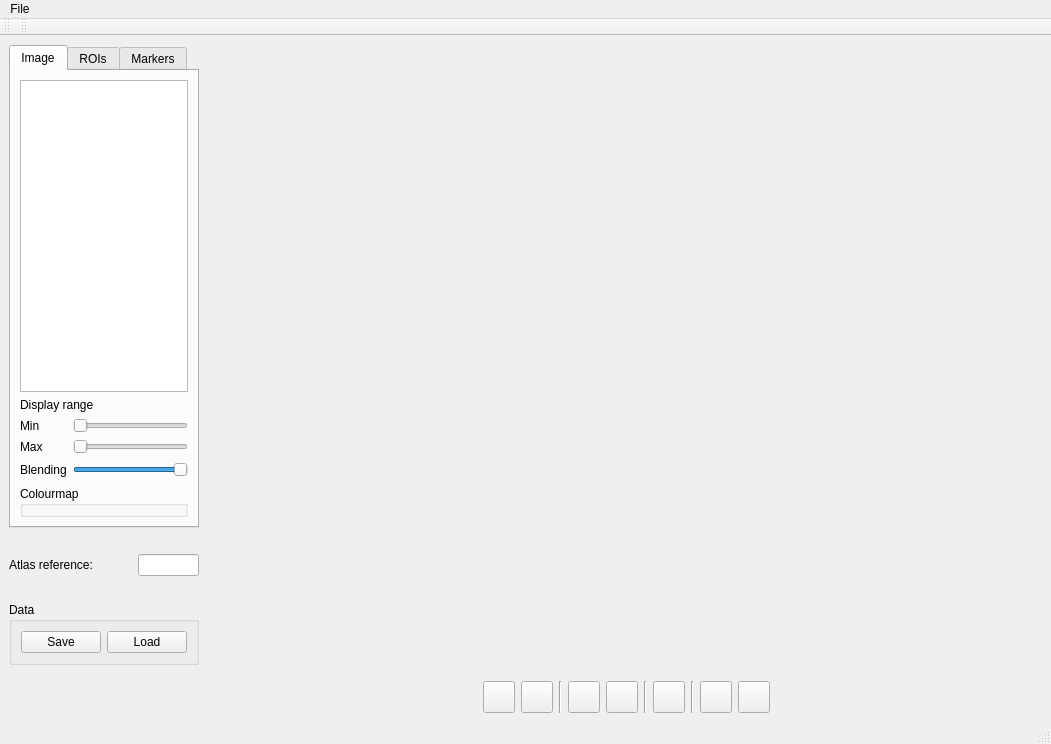
<?xml version="1.0" encoding="UTF-8"?>
<ui version="4.0">
 <class>MainWindow</class>
 <widget class="QMainWindow" name="MainWindow">
  <property name="windowModality">
   <enum>Qt::NonModal</enum>
  </property>
  <property name="geometry">
   <rect>
    <x>0</x>
    <y>0</y>
    <width>1051</width>
    <height>744</height>
   </rect>
  </property>
  <property name="windowTitle">
   <string>ROI Manager</string>
  </property>
  <property name="windowIcon">
   <iconset resource="resources.qrc">
    <normaloff>:/roimanager.svg</normaloff>:/roimanager.svg</iconset>
  </property>
  <widget class="QWidget" name="centralwidget">
   <property name="sizePolicy">
    <sizepolicy hsizetype="MinimumExpanding" vsizetype="MinimumExpanding">
     <horstretch>0</horstretch>
     <verstretch>0</verstretch>
    </sizepolicy>
   </property>
   <property name="minimumSize">
    <size>
     <width>1050</width>
     <height>640</height>
    </size>
   </property>
   <layout class="QGridLayout" name="gridLayout_8">
    <item row="0" column="0">
     <layout class="QGridLayout" name="gridLayout_7" columnstretch="1,5">
      <item row="0" column="0">
       <layout class="QVBoxLayout" name="verticalLayout_2" stretch="10,1,1,1,1,1">
        <item>
         <widget class="QTabWidget" name="tabWidget">
          <property name="currentIndex">
           <number>0</number>
          </property>
          <widget class="QWidget" name="tabImage">
           <property name="font">
            <font>
             <weight>50</weight>
             <bold>false</bold>
            </font>
           </property>
           <attribute name="title">
            <string>Image</string>
           </attribute>
           <layout class="QGridLayout" name="gridLayout_2" rowminimumheight="1,1,1,1,20,1">
            <item row="0" column="0" colspan="2">
             <widget class="QListWidget" name="listChan"/>
            </item>
            <item row="1" column="0" colspan="2">
             <widget class="QLabel" name="label">
              <property name="font">
               <font>
                <weight>50</weight>
                <bold>false</bold>
               </font>
              </property>
              <property name="text">
               <string>Display range</string>
              </property>
             </widget>
            </item>
            <item row="2" column="0">
             <widget class="QLabel" name="labelMin">
              <property name="text">
               <string>Min</string>
              </property>
             </widget>
            </item>
            <item row="2" column="1">
             <widget class="QSlider" name="sliderMin">
              <property name="toolTip">
               <string>Minimum display value</string>
              </property>
              <property name="orientation">
               <enum>Qt::Horizontal</enum>
              </property>
             </widget>
            </item>
            <item row="3" column="0">
             <widget class="QLabel" name="labelMax">
              <property name="text">
               <string>Max</string>
              </property>
             </widget>
            </item>
            <item row="3" column="1">
             <widget class="QSlider" name="sliderMax">
              <property name="toolTip">
               <string>Maximum display value</string>
              </property>
              <property name="orientation">
               <enum>Qt::Horizontal</enum>
              </property>
             </widget>
            </item>
            <item row="5" column="0" colspan="2">
             <widget class="QGroupBox" name="groupBoxCm">
              <property name="title">
               <string>Colourmap</string>
              </property>
             </widget>
            </item>
            <item row="4" column="0">
             <widget class="QLabel" name="label_3">
              <property name="text">
               <string>Blending</string>
              </property>
             </widget>
            </item>
            <item row="4" column="1">
             <widget class="QSlider" name="sliderBlending">
              <property name="maximum">
               <number>20</number>
              </property>
              <property name="singleStep">
               <number>1</number>
              </property>
              <property name="pageStep">
               <number>2</number>
              </property>
              <property name="value">
               <number>20</number>
              </property>
              <property name="orientation">
               <enum>Qt::Horizontal</enum>
              </property>
             </widget>
            </item>
           </layout>
          </widget>
          <widget class="QWidget" name="tabRoi">
           <attribute name="title">
            <string>ROIs</string>
           </attribute>
           <layout class="QGridLayout" name="gridLayout_3">
            <item row="0" column="0">
             <layout class="QGridLayout" name="gridLayout">
              <item row="1" column="1">
               <widget class="QPushButton" name="buttonRemoveRoi">
                <property name="text">
                 <string>Remove</string>
                </property>
               </widget>
              </item>
              <item row="0" column="0" colspan="2">
               <widget class="QListView" name="listRoi">
                <property name="sizePolicy">
                 <sizepolicy hsizetype="Preferred" vsizetype="Preferred">
                  <horstretch>0</horstretch>
                  <verstretch>0</verstretch>
                 </sizepolicy>
                </property>
               </widget>
              </item>
             </layout>
            </item>
           </layout>
          </widget>
          <widget class="QWidget" name="tabMarkers">
           <attribute name="title">
            <string>Markers</string>
           </attribute>
           <layout class="QGridLayout" name="gridLayout_5">
            <item row="0" column="0">
             <layout class="QGridLayout" name="gridLayout_4">
              <item row="0" column="0">
               <widget class="QListWidget" name="listWidget"/>
              </item>
              <item row="1" column="0">
               <widget class="QPushButton" name="pushButton">
                <property name="text">
                 <string>New marker set</string>
                </property>
               </widget>
              </item>
             </layout>
            </item>
           </layout>
          </widget>
         </widget>
        </item>
        <item>
         <spacer name="verticalSpacer">
          <property name="orientation">
           <enum>Qt::Vertical</enum>
          </property>
          <property name="sizeType">
           <enum>QSizePolicy::Fixed</enum>
          </property>
          <property name="sizeHint" stdset="0">
           <size>
            <width>20</width>
            <height>20</height>
           </size>
          </property>
         </spacer>
        </item>
        <item>
         <layout class="QHBoxLayout" name="horizontalLayout_3" stretch="2,1">
          <item>
           <widget class="QLabel" name="label_2">
            <property name="text">
             <string>Atlas reference:</string>
            </property>
            <property name="textInteractionFlags">
             <set>Qt::LinksAccessibleByMouse</set>
            </property>
           </widget>
          </item>
          <item>
           <widget class="QLineEdit" name="lineeditAtlasRef">
            <property name="toolTip">
             <string>Atlas reference number</string>
            </property>
            <property name="maxLength">
             <number>10</number>
            </property>
            <property name="alignment">
             <set>Qt::AlignRight|Qt::AlignTrailing|Qt::AlignVCenter</set>
            </property>
           </widget>
          </item>
         </layout>
        </item>
        <item>
         <spacer name="verticalSpacer_2">
          <property name="orientation">
           <enum>Qt::Vertical</enum>
          </property>
          <property name="sizeType">
           <enum>QSizePolicy::Fixed</enum>
          </property>
          <property name="sizeHint" stdset="0">
           <size>
            <width>20</width>
            <height>20</height>
           </size>
          </property>
         </spacer>
        </item>
        <item>
         <widget class="QGroupBox" name="groupBoxData">
          <property name="title">
           <string>Data</string>
          </property>
          <layout class="QHBoxLayout" name="horizontalLayout_2">
           <item>
            <widget class="QPushButton" name="buttonSaveData">
             <property name="maximumSize">
              <size>
               <width>80</width>
               <height>16777215</height>
              </size>
             </property>
             <property name="toolTip">
              <string>Save data set</string>
             </property>
             <property name="text">
              <string>Save</string>
             </property>
            </widget>
           </item>
           <item>
            <widget class="QPushButton" name="buttonLoadData">
             <property name="maximumSize">
              <size>
               <width>80</width>
               <height>16777215</height>
              </size>
             </property>
             <property name="toolTip">
              <string>Load data set</string>
             </property>
             <property name="text">
              <string>Load</string>
             </property>
            </widget>
           </item>
          </layout>
         </widget>
        </item>
        <item>
         <spacer name="verticalSpacer_3">
          <property name="orientation">
           <enum>Qt::Vertical</enum>
          </property>
          <property name="sizeHint" stdset="0">
           <size>
            <width>20</width>
            <height>40</height>
           </size>
          </property>
         </spacer>
        </item>
       </layout>
      </item>
      <item row="0" column="1">
       <layout class="QGridLayout" name="gridLayout_6">
        <item row="1" column="1">
         <spacer name="horizontalSpacer_3">
          <property name="orientation">
           <enum>Qt::Horizontal</enum>
          </property>
          <property name="sizeHint" stdset="0">
           <size>
            <width>40</width>
            <height>20</height>
           </size>
          </property>
         </spacer>
        </item>
        <item row="1" column="2">
         <widget class="QPushButton" name="buttonHome">
          <property name="sizePolicy">
           <sizepolicy hsizetype="Fixed" vsizetype="Fixed">
            <horstretch>0</horstretch>
            <verstretch>0</verstretch>
           </sizepolicy>
          </property>
          <property name="minimumSize">
           <size>
            <width>0</width>
            <height>32</height>
           </size>
          </property>
          <property name="maximumSize">
           <size>
            <width>32</width>
            <height>32</height>
           </size>
          </property>
          <property name="toolTip">
           <string>Reset view</string>
          </property>
          <property name="icon">
           <iconset resource="resources.qrc">
            <normaloff>:/home.svg</normaloff>:/home.svg</iconset>
          </property>
          <property name="iconSize">
           <size>
            <width>20</width>
            <height>20</height>
           </size>
          </property>
         </widget>
        </item>
        <item row="1" column="3">
         <widget class="QPushButton" name="buttonZoom">
          <property name="sizePolicy">
           <sizepolicy hsizetype="Fixed" vsizetype="Fixed">
            <horstretch>0</horstretch>
            <verstretch>0</verstretch>
           </sizepolicy>
          </property>
          <property name="minimumSize">
           <size>
            <width>0</width>
            <height>32</height>
           </size>
          </property>
          <property name="maximumSize">
           <size>
            <width>32</width>
            <height>32</height>
           </size>
          </property>
          <property name="toolTip">
           <string>Toggle pan/zoom</string>
          </property>
          <property name="icon">
           <iconset resource="resources.qrc">
            <normaloff>:/zoom.svg</normaloff>:/zoom.svg</iconset>
          </property>
          <property name="iconSize">
           <size>
            <width>20</width>
            <height>20</height>
           </size>
          </property>
          <property name="checkable">
           <bool>true</bool>
          </property>
         </widget>
        </item>
        <item row="1" column="4">
         <widget class="Line" name="line_3">
          <property name="orientation">
           <enum>Qt::Vertical</enum>
          </property>
         </widget>
        </item>
        <item row="1" column="5">
         <widget class="QPushButton" name="buttonAddMarker">
          <property name="sizePolicy">
           <sizepolicy hsizetype="Fixed" vsizetype="Fixed">
            <horstretch>0</horstretch>
            <verstretch>0</verstretch>
           </sizepolicy>
          </property>
          <property name="minimumSize">
           <size>
            <width>0</width>
            <height>32</height>
           </size>
          </property>
          <property name="maximumSize">
           <size>
            <width>32</width>
            <height>32</height>
           </size>
          </property>
          <property name="toolTip">
           <string>Add marker</string>
          </property>
          <property name="icon">
           <iconset resource="resources.qrc">
            <normaloff>:/addmarker.svg</normaloff>:/addmarker.svg</iconset>
          </property>
          <property name="iconSize">
           <size>
            <width>20</width>
            <height>20</height>
           </size>
          </property>
          <property name="checkable">
           <bool>true</bool>
          </property>
         </widget>
        </item>
        <item row="1" column="6">
         <widget class="QPushButton" name="buttonRemoveMarker">
          <property name="sizePolicy">
           <sizepolicy hsizetype="Fixed" vsizetype="Fixed">
            <horstretch>0</horstretch>
            <verstretch>0</verstretch>
           </sizepolicy>
          </property>
          <property name="minimumSize">
           <size>
            <width>0</width>
            <height>32</height>
           </size>
          </property>
          <property name="maximumSize">
           <size>
            <width>32</width>
            <height>32</height>
           </size>
          </property>
          <property name="toolTip">
           <string>Remove marker</string>
          </property>
          <property name="icon">
           <iconset resource="resources.qrc">
            <normaloff>:/removemarker.svg</normaloff>:/removemarker.svg</iconset>
          </property>
          <property name="iconSize">
           <size>
            <width>20</width>
            <height>20</height>
           </size>
          </property>
          <property name="checkable">
           <bool>true</bool>
          </property>
         </widget>
        </item>
        <item row="1" column="7">
         <widget class="Line" name="line_4">
          <property name="orientation">
           <enum>Qt::Vertical</enum>
          </property>
         </widget>
        </item>
        <item row="1" column="8">
         <widget class="QPushButton" name="buttonAddRoi">
          <property name="sizePolicy">
           <sizepolicy hsizetype="Fixed" vsizetype="Fixed">
            <horstretch>0</horstretch>
            <verstretch>0</verstretch>
           </sizepolicy>
          </property>
          <property name="minimumSize">
           <size>
            <width>0</width>
            <height>32</height>
           </size>
          </property>
          <property name="maximumSize">
           <size>
            <width>32</width>
            <height>32</height>
           </size>
          </property>
          <property name="toolTip">
           <string>Add ROI</string>
          </property>
          <property name="icon">
           <iconset resource="resources.qrc">
            <normaloff>:/roi.svg</normaloff>:/roi.svg</iconset>
          </property>
          <property name="iconSize">
           <size>
            <width>20</width>
            <height>20</height>
           </size>
          </property>
          <property name="checkable">
           <bool>true</bool>
          </property>
         </widget>
        </item>
        <item row="1" column="9">
         <widget class="Line" name="line_5">
          <property name="orientation">
           <enum>Qt::Vertical</enum>
          </property>
         </widget>
        </item>
        <item row="1" column="10">
         <widget class="QPushButton" name="buttonShowMarkers">
          <property name="sizePolicy">
           <sizepolicy hsizetype="Fixed" vsizetype="Fixed">
            <horstretch>0</horstretch>
            <verstretch>0</verstretch>
           </sizepolicy>
          </property>
          <property name="minimumSize">
           <size>
            <width>0</width>
            <height>32</height>
           </size>
          </property>
          <property name="maximumSize">
           <size>
            <width>32</width>
            <height>32</height>
           </size>
          </property>
          <property name="toolTip">
           <string>View/hide markers</string>
          </property>
          <property name="icon">
           <iconset resource="resources.qrc">
            <normaloff>:/markervisible.svg</normaloff>
            <normalon>:/markerhidden.svg</normalon>:/markervisible.svg</iconset>
          </property>
          <property name="iconSize">
           <size>
            <width>20</width>
            <height>20</height>
           </size>
          </property>
          <property name="checkable">
           <bool>true</bool>
          </property>
          <property name="checked">
           <bool>false</bool>
          </property>
         </widget>
        </item>
        <item row="1" column="11">
         <widget class="QPushButton" name="buttonShowRoi">
          <property name="sizePolicy">
           <sizepolicy hsizetype="Fixed" vsizetype="Fixed">
            <horstretch>0</horstretch>
            <verstretch>0</verstretch>
           </sizepolicy>
          </property>
          <property name="minimumSize">
           <size>
            <width>0</width>
            <height>32</height>
           </size>
          </property>
          <property name="maximumSize">
           <size>
            <width>32</width>
            <height>32</height>
           </size>
          </property>
          <property name="toolTip">
           <string>View/hide ROIs</string>
          </property>
          <property name="icon">
           <iconset resource="resources.qrc">
            <normaloff>:/roivisible.svg</normaloff>
            <normalon>:/roihidden.svg</normalon>:/roivisible.svg</iconset>
          </property>
          <property name="iconSize">
           <size>
            <width>20</width>
            <height>20</height>
           </size>
          </property>
          <property name="checkable">
           <bool>true</bool>
          </property>
          <property name="checked">
           <bool>false</bool>
          </property>
         </widget>
        </item>
        <item row="1" column="12">
         <spacer name="horizontalSpacer_2">
          <property name="orientation">
           <enum>Qt::Horizontal</enum>
          </property>
          <property name="sizeHint" stdset="0">
           <size>
            <width>40</width>
            <height>20</height>
           </size>
          </property>
         </spacer>
        </item>
        <item row="0" column="0" colspan="13">
         <widget class="MplCanvas" name="canvas" native="true">
          <property name="sizePolicy">
           <sizepolicy hsizetype="Expanding" vsizetype="Expanding">
            <horstretch>0</horstretch>
            <verstretch>0</verstretch>
           </sizepolicy>
          </property>
          <property name="maximumSize">
           <size>
            <width>16777215</width>
            <height>16777215</height>
           </size>
          </property>
         </widget>
        </item>
       </layout>
      </item>
     </layout>
    </item>
   </layout>
  </widget>
  <widget class="QMenuBar" name="menuBar">
   <property name="geometry">
    <rect>
     <x>0</x>
     <y>0</y>
     <width>1051</width>
     <height>27</height>
    </rect>
   </property>
   <widget class="QMenu" name="menuFile">
    <property name="title">
     <string>File</string>
    </property>
    <addaction name="actionOpen"/>
    <addaction name="actionOpenNext"/>
    <addaction name="separator"/>
    <addaction name="actionQuit"/>
   </widget>
   <addaction name="menuFile"/>
  </widget>
  <widget class="QStatusBar" name="statusBar"/>
  <widget class="QToolBar" name="toolBar">
   <property name="windowTitle">
    <string>toolBar</string>
   </property>
   <attribute name="toolBarArea">
    <enum>TopToolBarArea</enum>
   </attribute>
   <attribute name="toolBarBreak">
    <bool>false</bool>
   </attribute>
  </widget>
  <widget class="QToolBar" name="toolBar_2">
   <property name="windowTitle">
    <string>toolBar_2</string>
   </property>
   <attribute name="toolBarArea">
    <enum>TopToolBarArea</enum>
   </attribute>
   <attribute name="toolBarBreak">
    <bool>false</bool>
   </attribute>
  </widget>
  <action name="actionOpen">
   <property name="text">
    <string>Open...</string>
   </property>
   <property name="toolTip">
    <string>Open PatchMaster file</string>
   </property>
   <property name="shortcut">
    <string>Ctrl+O</string>
   </property>
  </action>
  <action name="actionQuit">
   <property name="text">
    <string>Quit</string>
   </property>
   <property name="shortcut">
    <string>Ctrl+Q</string>
   </property>
   <property name="menuRole">
    <enum>QAction::QuitRole</enum>
   </property>
  </action>
  <action name="actionOpenNext">
   <property name="text">
    <string>Open next</string>
   </property>
   <property name="shortcut">
    <string>Ctrl+N</string>
   </property>
  </action>
 </widget>
 <customwidgets>
  <customwidget>
   <class>MplCanvas</class>
   <extends>QWidget</extends>
   <header>mplcanvas</header>
   <container>1</container>
  </customwidget>
 </customwidgets>
 <resources>
  <include location="resources.qrc"/>
 </resources>
 <connections/>
</ui>
